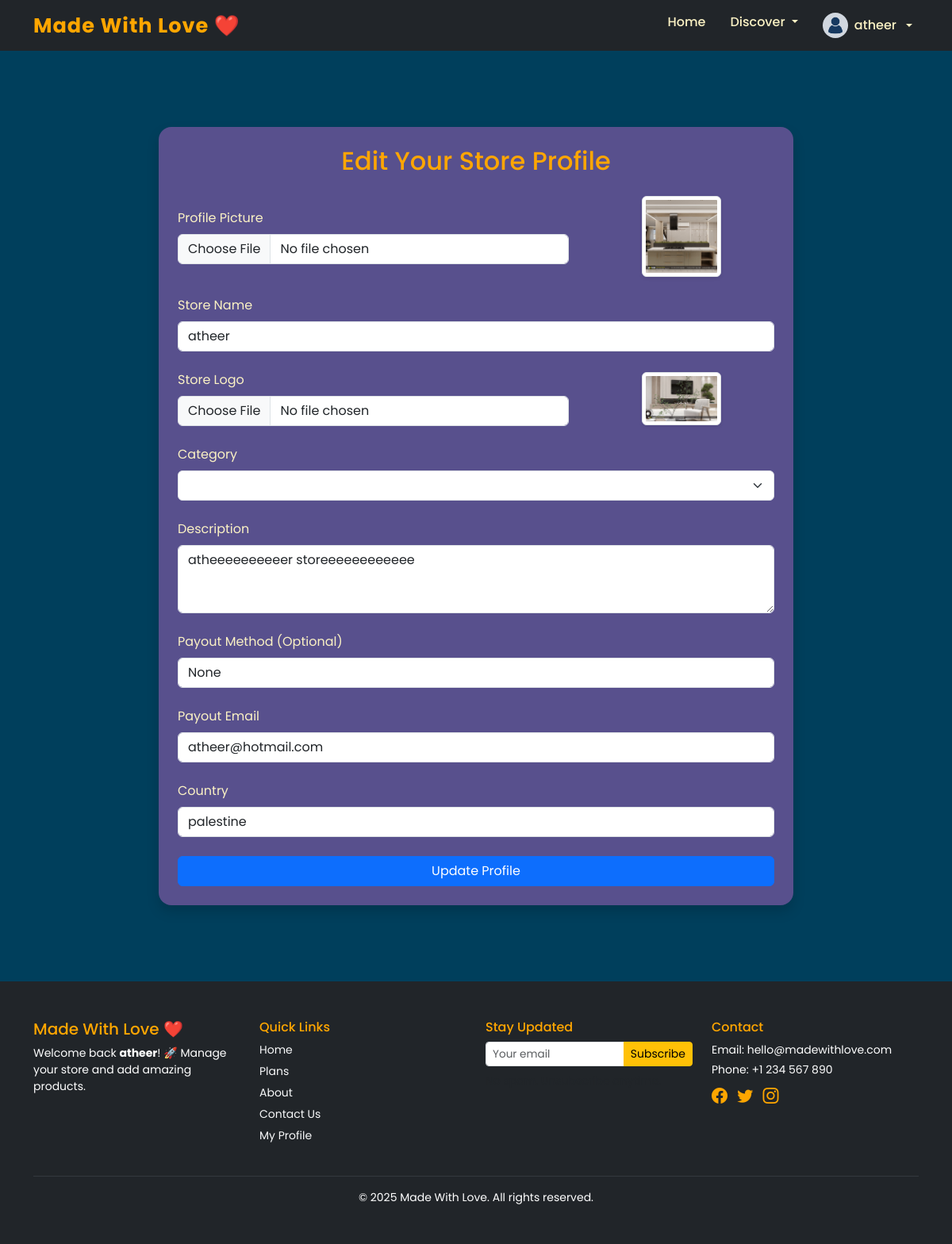
The page /merchant/setup/ (signed in) on the database its author committed.
### madewithlove_app/models.py (models this page shows, shortened)
class MerchantProfile(models.Model):
    user = models.OneToOneField(User, on_delete=models.CASCADE)
    profile_picture = models.ImageField(upload_to='profile_pics/', blank=True, null=True)
    payout_method = models.CharField(max_length=50, null=True, blank=True)
    payout_email = models.EmailField()
    country = models.CharField(max_length=100)
    is_profile_complete = models.BooleanField(default=False)
    created_at = models.DateTimeField(auto_now_add=True)
    updated_at = models.DateTimeField(auto_now=True)
    store = models.OneToOneField('Store', on_delete=models.SET_NULL, null=True, blank=True, related_name='merchant')

class Store(models.Model):
    name = models.CharField(max_length=255)
    description = models.TextField()
    category = models.ForeignKey(Category, on_delete=models.SET_NULL, null=True, blank=True)
    slug = models.SlugField(unique=True, null=True)
    is_store_active = models.BooleanField(default=True)
    store_logo = models.ImageField(upload_to='store_logos/', blank=True, null=True)
    created_at = models.DateTimeField(auto_now_add=True)
    updated_at = models.DateTimeField(auto_now=True)

### madewithlove_app/views.py (the view, shortened to what this page needs)
# urls.py: path("merchant/setup/", views.merchant_setup_view, name="merchant_setup"),
@login_required
def merchant_setup_view(request):
    print("User:", request.user, "| Authenticated:", request.user.is_authenticated)
    user = request.user
    if not user.is_authenticated or user.role != 'merchant':
        return redirect('login')  # Prevent access for non-merchants
    profile, _ = MerchantProfile.objects.get_or_create(user=user)
    categories = Category.objects.all()
    error = None
    return render(request, 'merchant-setup.html', {
        'categories': categories,
        'error': error,
        'profile': profile,
        'store': profile.store
    })

### madewithlove_app/models.py (called while the page is built)
    def __str__(self):
        return self.username

### madewithlove_app/templates/merchant-setup.html (shortened to what this page needs)
{% extends 'base.html' %}
{% load static %}
{% block content %}
<div class="container my-5 d-flex justify-content-center">
  <div class="card shadow p-4 border-0 rounded-4 dashboard-card w-100" style="max-width: 800px;">
    <h2 class="text-center text-warning mb-4">
      {% if profile.is_profile_complete %}
        Edit Your Store Profile
      {% else %}
        Welcome, {{ request.session.username|default:"User" }} — Complete Your Profile
      {% endif %}
    </h2>
    <form method="POST" enctype="multipart/form-data" id="profileForm" novalidate>
      <div class="mb-4 row align-items-center">
        <div class="col-md-8">
          <label class="form-label">Profile Picture</label>
          <input type="file" name="profile_picture" class="form-control" id="profilePictureInput" accept="image/*">
        </div>
        <div class="col-md-4 text-center">
          {% if profile.profile_picture %}
            <img id="profilePreview" src="{{ profile.profile_picture.url }}"
                 class="img-thumbnail rounded shadow-sm" style="max-width: 100px;">
          {% else %}
            <img id="profilePreview" src="#" class="img-thumbnail rounded shadow-sm" style="max-width: 100px; display: none;">
          {% endif %}
        </div>
      </div>
      <div class="mb-4">
        <label class="form-label">Store Name</label>
        <input type="text" name="store_name" class="form-control" required minlength="6"
               value="{% if request.POST.store_name %}{{ request.POST.store_name }}{% elif profile.store %}{{ profile.store.name }}{% endif %}">
      </div>
      <div class="mb-4 row align-items-center">
        <div class="col-md-8">
          <label class="form-label">Store Logo</label>
          <input type="file" name="store_logo" class="form-control" id="storeLogoInput" accept="image/*">
        </div>
        <div class="col-md-4 text-center">
          {% if profile.store and profile.store.store_logo %}
            <img id="storeLogoPreview" src="{{ profile.store.store_logo.url }}"
                 class="img-thumbnail rounded shadow-sm" style="max-width: 100px;">
          {% else %}
            <img id="storeLogoPreview" src="#" class="img-thumbnail rounded shadow-sm" style="max-width: 100px; display: none;">
          {% endif %}
        </div>
      </div>
      <div class="mb-4">
        <label class="form-label">Category</label>
        <select name="category" class="form-select" required>
          {% for category in categories %}
            <option value="{{ category.slug }}"
              {% if request.POST.category == category.slug %}
                selected
              {% elif profile.store and profile.store.category.slug == category.slug %}
                selected
              {% endif %} style="color: black;">
            </option>
          {% endfor %}
        </select>
      </div>
      <div class="mb-4">
        <label class="form-label">Description</label>
        <textarea name="description" class="form-control" rows="3" required minlength="15">{% if request.POST.description %}{{ request.POST.description }}{% elif profile.store %}{{ profile.store.description }}{% endif %}</textarea>
      </div>
      <div class="mb-4">
        <label class="form-label">Payout Method (Optional)</label>
        <input type="text" name="payout_method" class="form-control"
              value="{% if request.POST.payout_method %}{{ request.POST.payout_method }}{% else %}{{ profile.payout_method }}{% endif %}">
      </div>
      <div class="mb-4">
        <label class="form-label">Payout Email</label>
        <input type="email" name="payout_email" class="form-control" required
              value="{% if request.POST.payout_email %}{{ request.POST.payout_email }}{% else %}{{ profile.payout_email }}{% endif %}">
      </div>
      <div class="mb-4">
        <label class="form-label">Country</label>
        <input type="text" name="country" class="form-control" required
               value="{% if request.POST.country %}{{ request.POST.country }}{% else %}{{ profile.country }}{% endif %}">
      </div>
      <button type="submit" class="btn btn-primary w-100">
        {% if profile.is_profile_complete %}
          Update Profile
        {% else %}
          Save and Continue
        {% endif %}
      </button>
    </form>
  </div>
</div>
{% endblock %}

### madewithlove_app/static/css/style.css (style rules this page uses)
body { font-family: 'Poppins', sans-serif; background-color: #003f5c; color: #fbf2c4; }
h1, h2, h5 { color: #ffa600; }
.dashboard-card { background-color: #58508d; color: #fbf2c4; }
.text-warning { color: #ffa600 !important; }
#profilePreview, #storeLogoPreview { max-width: 200px; display: block; margin: 0 auto; }

### rows shown on the page
MerchantProfile: profile_picture (picture), store_name "atheer", store.store_logo (picture), description "atheeeeeeeeeer storeeeeeeeeeeee", payout_method "None", payout_email "atheer@hotmail.com", country "palestine"

### other values the page prints
{{ request.session.username|default:"User" }} "atheer"
{{ request.session.username }} "atheer"
